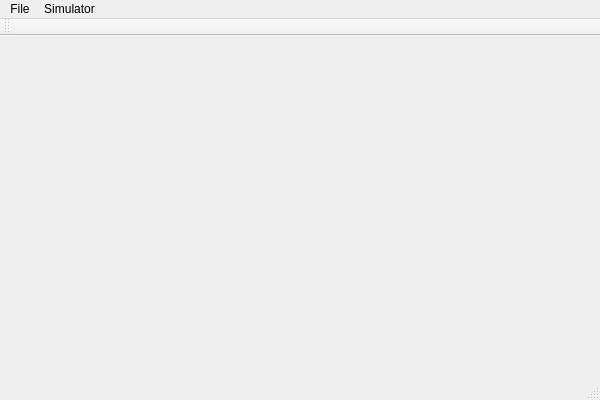
<?xml version="1.0" encoding="UTF-8"?>
<ui version="4.0">
 <class>MainWindow</class>
 <widget class="QMainWindow" name="MainWindow">
  <property name="geometry">
   <rect>
    <x>0</x>
    <y>0</y>
    <width>600</width>
    <height>400</height>
   </rect>
  </property>
  <property name="windowTitle">
   <string>MainWindow</string>
  </property>
  <widget class="QLabel" name="centralWidget"/>
  <widget class="QMenuBar" name="menuBar">
   <property name="geometry">
    <rect>
     <x>0</x>
     <y>0</y>
     <width>600</width>
     <height>25</height>
    </rect>
   </property>
   <widget class="QMenu" name="menuFile">
    <property name="title">
     <string>File</string>
    </property>
    <addaction name="actionQuit"/>
   </widget>
   <widget class="QMenu" name="menuSimulator">
    <property name="title">
     <string>Simulator</string>
    </property>
    <addaction name="action_Re_Start"/>
    <addaction name="actionStop"/>
   </widget>
   <addaction name="menuFile"/>
   <addaction name="menuSimulator"/>
  </widget>
  <widget class="QToolBar" name="mainToolBar">
   <property name="movable">
    <bool>true</bool>
   </property>
   <property name="toolButtonStyle">
    <enum>Qt::ToolButtonTextOnly</enum>
   </property>
   <property name="floatable">
    <bool>false</bool>
   </property>
   <attribute name="toolBarArea">
    <enum>TopToolBarArea</enum>
   </attribute>
   <attribute name="toolBarBreak">
    <bool>false</bool>
   </attribute>
  </widget>
  <widget class="QStatusBar" name="statusBar"/>
  <action name="actionQuit">
   <property name="text">
    <string>Quit</string>
   </property>
  </action>
  <action name="action_Re_Start">
   <property name="text">
    <string>(Re)Start</string>
   </property>
  </action>
  <action name="actionStop">
   <property name="text">
    <string>Stop</string>
   </property>
  </action>
 </widget>
 <layoutdefault spacing="6" margin="11"/>
 <resources/>
 <connections/>
</ui>
